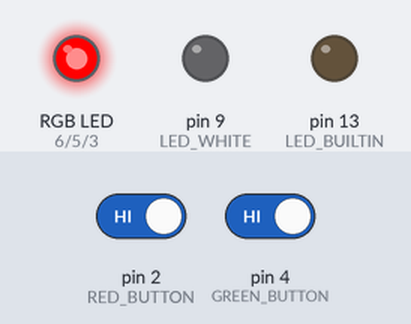
The sketch below on a simulated Arduino Uno, built with avr-gcc and run on an emulated ATmega328P. On the bench: an RGB LED mixed from three pins (HIGH = lit), output pins drawn as LEDs (lit = HIGH). Inputs (shaded band) come from the test bench; at power-on: pin 2 (RED_BUTTON) HIGH, pin 4 (GREEN_BUTTON) HIGH.

Above: at 1.2 s.
1.3 s: pin 2 (RED_BUTTON) driven LOW and pin 4 (GREEN_BUTTON) driven LOW
At 2.5 s:
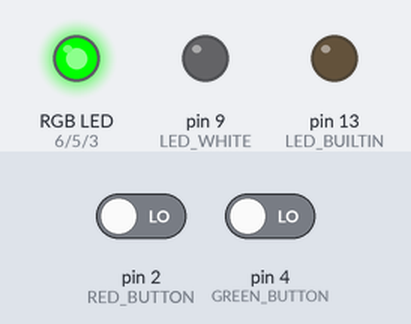
Timing chart, 0 to 4.3 s (numbered marks = the images above; inputs shaded):
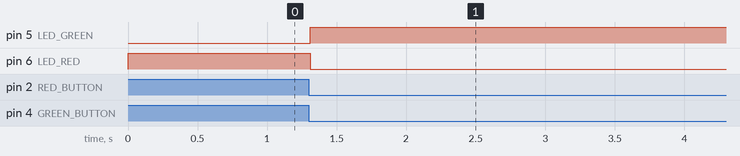

The sketch:

led_cycle.ino
```cpp
#define LED_RED 6
#define LED_GREEN 5
#define LED_BLUE 3
#define LED_WHITE 9
#define LED_OFF 0

#define RED_BUTTON 2
#define GREEN_BUTTON 4

int led[] = {LED_RED, LED_GREEN, LED_BLUE, LED_WHITE, LED_OFF};

void initRGB()
{
  pinMode(LED_BUILTIN, OUTPUT);
  digitalWrite(LED_BUILTIN, LOW);

  pinMode(LED_RED, OUTPUT);
  digitalWrite(LED_RED, HIGH);

  pinMode(LED_GREEN, OUTPUT);
  digitalWrite(LED_GREEN, LOW);

  pinMode(LED_BLUE, OUTPUT);
  digitalWrite(LED_BLUE, LOW);

  pinMode(LED_WHITE, OUTPUT);
  digitalWrite(LED_WHITE, LOW);

}

void initButtons()
{
  pinMode(RED_BUTTON, INPUT_PULLUP);
  pinMode(GREEN_BUTTON, INPUT_PULLUP);
}

#define DEBOUNCE_PERIOD 10UL

bool isButtonPressed(int buttonPin)
{
  static int debounced_button_state = HIGH;
  static int previous_reading = HIGH;
  static unsigned long last_change_time = 0UL;
  bool isPressed = false;

  int current_reading = digitalRead(buttonPin);

  if (previous_reading != current_reading)
  {
    last_change_time = millis();
  }

  if (millis() - last_change_time > DEBOUNCE_PERIOD)
  {
    if (current_reading != debounced_button_state)
    {
      if (debounced_button_state == HIGH && current_reading == LOW)
      {
        isPressed = true;
      }
      debounced_button_state = current_reading;
    }
  }

  previous_reading = current_reading;

  return isPressed;
}

void setup()
{
  initRGB();
  initButtons();
}

int led_index = 0;

void loop()
{
  if (isButtonPressed(GREEN_BUTTON) || isButtonPressed(RED_BUTTON))
  {
    digitalWrite(led[led_index], LOW);
    led_index = (led_index + 1) % 5;
    digitalWrite(led[led_index], HIGH);
  }
}
```

Measured:
- after the input at 1.3 s, pin 5 (LED_GREEN): LOW → HIGH at once; pin 6 (LED_RED): HIGH → LOW at once
